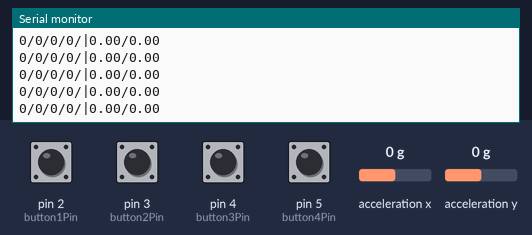
Bench run of a sketch on a simulated Arduino Uno, built with avr-gcc and run on an emulated ATmega328P. Shown: the last lines printed to the serial monitor. The test bench sets the inputs (shaded band); at power-on: pin 2 (button1Pin), pin 3 (button2Pin), pin 4 (button3Pin), pin 5 (button4Pin) LOW, acceleration x 0 g, acceleration y 0 g.

Above: at 1.3 s.
1.4 s: acceleration x set to -1.4 g
At 2.3 s:
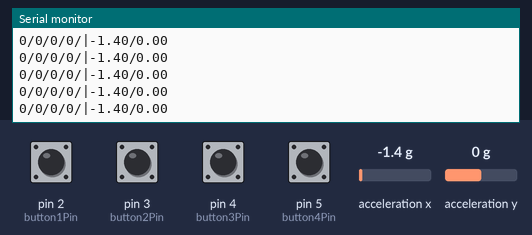
4.4 s: pin 2 (button1Pin) pulled HIGH for 0.15 s
6.0 s: acceleration y set to -1.4 g
At 6.42 s:
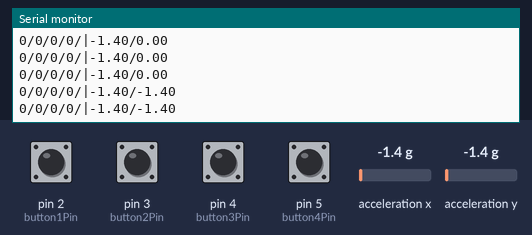
9.0 s: pin 3 (button2Pin) pulled HIGH for 0.15 s
At 9.35 s:
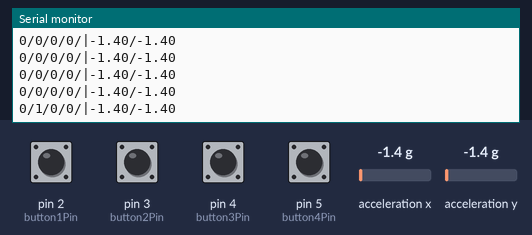
10.6 s: acceleration x set to 0 g
At 10.63 s:
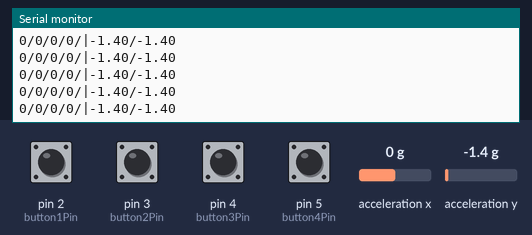
13.6 s: pin 4 (button3Pin) pulled HIGH for 0.15 s
Timing chart, 0 to 16.6 s (numbered marks = the images above; inputs shaded):
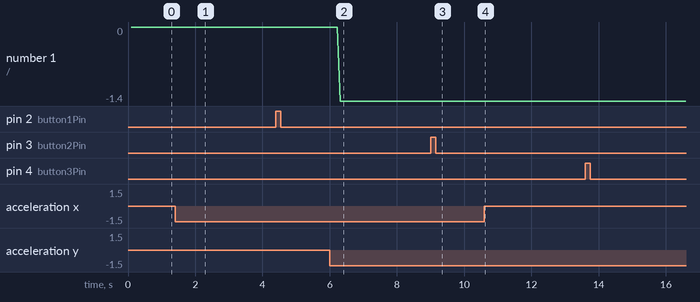

Measured:
- after the input at 1.4 s, the serial monitor: prints a new line after 0.28 s (image 1)
- after the input at 6.0 s, the serial monitor: prints a new line after 0.32 s (image 2)
- after the input at 9.0 s, the serial monitor: prints a new line after 0.34 s (image 3)

The sketch:

Keyboard.ino
```cpp
#include <LIS3DHTR.h>

#include "LIS3DHTR.h"
#include <Wire.h>
LIS3DHTR<TwoWire> LIS;
#define WIRE Wire

const int button1Pin = 2;
const int button2Pin = 3;
const int button3Pin = 4;
const int button4Pin = 5;
double hardwareState[5]; // this will be int the format w,a,s,d,x_accel,y_accel


void setup() {
  Serial.begin(2400);
  pinMode(button1Pin,INPUT);
  pinMode(button2Pin,INPUT);
  pinMode(button3Pin,INPUT);
  pinMode(button4Pin,INPUT);

  while (!Serial)
  {
  };
  LIS.begin(WIRE, LIS3DHTR_ADDRESS_UPDATED);
  delay(100);
  LIS.setOutputDataRate(LIS3DHTR_DATARATE_50HZ);

}

void loop() {

  int button1 = digitalRead(button1Pin);
  int button2 = digitalRead(button2Pin);
  int button3 = digitalRead(button3Pin);
  int button4 = digitalRead(button4Pin);


  if ( (button1 == HIGH) or (button2 == HIGH) or (button3 == HIGH) or (button4 == HIGH) ) {

      if (button1 == HIGH) {
        hardwareState[0] = 1;

      }else{
        hardwareState[0] = 0;
      }

      if (button2 == HIGH) {
        hardwareState[1] = 1;

      } else{
        hardwareState[1] = 0;
      }

      if (button3 == HIGH) {
        hardwareState[2] = 1;

      }else{
        hardwareState[2] = 0;
      }

       if (button4 == HIGH) {
        hardwareState[3] = 1;
      }else{
        hardwareState[3] = 0;
      }

  }else{
    hardwareState[0] = 0;
    hardwareState[1] = 0;
    hardwareState[2] = 0;
    hardwareState[3] = 0;
    }

  if (!LIS)
  {
    Serial.println("LIS3DHTR didn't connect.");
    while (1)
      ;
    return;
  }
  //3 axis
   hardwareState[4] = LIS.getAccelerationX();
   hardwareState[5] = LIS.getAccelerationY();


   for( int i = 0; i < 4; ++i){
    Serial.print((int)hardwareState[i]);
    Serial.print("/");
   }

   Serial.print("|");
   Serial.print(hardwareState[4]);
    Serial.print("/");
   Serial.println(hardwareState[5]);
}
```
